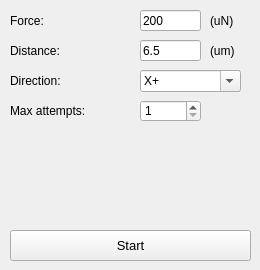
    <widget class="QWidget" name="pick">
     <attribute name="title">
      <string>Pick</string>
     </attribute>
     <widget class="QLabel" name="label_23">
      <property name="geometry">
       <rect>
        <x>10</x>
        <y>40</y>
        <width>101</width>
        <height>21</height>
       </rect>
      </property>
      <property name="text">
       <string>Distance:</string>
      </property>
     </widget>
     <widget class="QLabel" name="label_25">
      <property name="geometry">
       <rect>
        <x>210</x>
        <y>10</y>
        <width>41</width>
        <height>21</height>
       </rect>
      </property>
      <property name="text">
       <string>(uN)</string>
      </property>
     </widget>
     <widget class="QLabel" name="label_28">
      <property name="geometry">
       <rect>
        <x>210</x>
        <y>40</y>
        <width>41</width>
        <height>21</height>
       </rect>
      </property>
      <property name="text">
       <string>(um)</string>
      </property>
     </widget>
     <widget class="QLineEdit" name="pick_distance">
      <property name="geometry">
       <rect>
        <x>140</x>
        <y>40</y>
        <width>61</width>
        <height>21</height>
       </rect>
      </property>
      <property name="font">
       <font>
        <family>Arial</family>
        <pointsize>9</pointsize>
       </font>
      </property>
      <property name="text">
       <string>6.5</string>
      </property>
     </widget>
     <widget class="QLabel" name="label_31">
      <property name="geometry">
       <rect>
        <x>10</x>
        <y>10</y>
        <width>101</width>
        <height>21</height>
       </rect>
      </property>
      <property name="text">
       <string>Force:</string>
      </property>
     </widget>
     <widget class="QLineEdit" name="pick_force">
      <property name="geometry">
       <rect>
        <x>140</x>
        <y>10</y>
        <width>61</width>
        <height>21</height>
       </rect>
      </property>
      <property name="font">
       <font>
        <family>Arial</family>
        <pointsize>9</pointsize>
       </font>
      </property>
      <property name="text">
       <string>200</string>
      </property>
     </widget>
     <widget class="QLabel" name="label_33">
      <property name="geometry">
       <rect>
        <x>10</x>
        <y>70</y>
        <width>101</width>
        <height>21</height>
       </rect>
      </property>
      <property name="text">
       <string>Direction:</string>
      </property>
     </widget>
     <widget class="QComboBox" name="pick_direction">
      <property name="geometry">
       <rect>
        <x>140</x>
        <y>70</y>
        <width>101</width>
        <height>22</height>
       </rect>
      </property>
      <property name="font">
       <font>
        <family>Arial</family>
        <pointsize>9</pointsize>
       </font>
      </property>
      <property name="editable">
       <bool>true</bool>
      </property>
      <item>
       <property name="text">
        <string>X+</string>
       </property>
      </item>
     </widget>
     <widget class="QLabel" name="label_37">
      <property name="geometry">
       <rect>
        <x>10</x>
        <y>100</y>
        <width>111</width>
        <height>21</height>
       </rect>
      </property>
      <property name="text">
       <string>Max attempts:</string>
      </property>
     </widget>
     <widget class="QSpinBox" name="pick_attempt">
      <property name="geometry">
       <rect>
        <x>140</x>
        <y>100</y>
        <width>61</width>
        <height>22</height>
       </rect>
      </property>
      <property name="font">
       <font>
        <family>Arial</family>
        <pointsize>9</pointsize>
       </font>
      </property>
      <property name="minimum">
       <number>1</number>
      </property>
     </widget>
     <widget class="QPushButton" name="start_3">
      <property name="geometry">
       <rect>
        <x>10</x>
        <y>230</y>
        <width>241</width>
        <height>31</height>
       </rect>
      </property>
      <property name="font">
       <font>
        <family>Arial</family>
        <pointsize>10</pointsize>
       </font>
      </property>
      <property name="text">
       <string>Start</string>
      </property>
      <property name="autoRepeatInterval">
       <number>101</number>
      </property>
     </widget>
    </widget>
